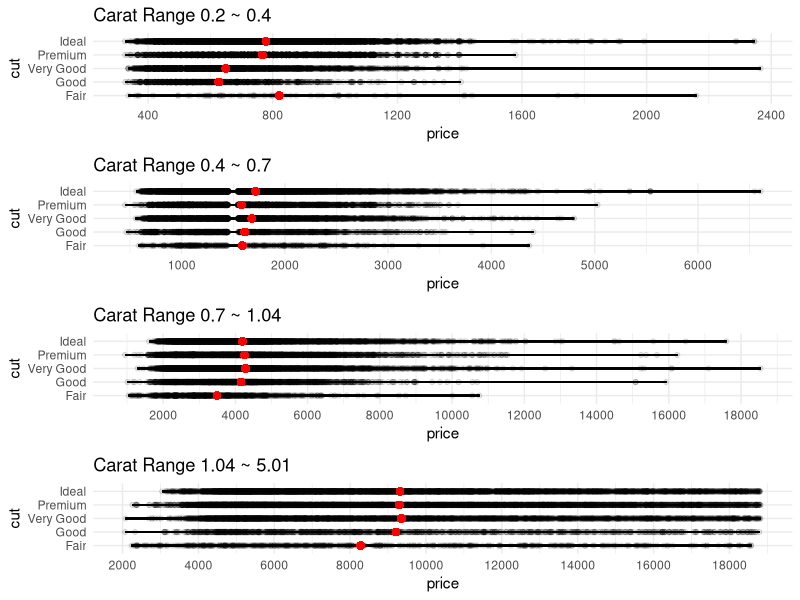

Here is the R script that generated this plot:
library(tidyverse)
library(gridExtra) 
data("diamonds")
diamonds$carat_range <- cut(diamonds$carat, 
    breaks = quantile(diamonds$carat), labels = c("I", "II", "III", "IV"), include.lowest = TRUE)

I <- diamonds %>% filter(carat_range == "I") %>% group_by(cut) %>%
    mutate(mean_price = mean(price, na.rm = T), min_price = min(price), 
           max_price = max(price)) %>% ggplot(aes(price, cut)) +
     geom_segment(aes(x = min_price, xend = max_price, yend = cut), alpha = .5) +
     geom_point(alpha = .1) +
     geom_point(aes(x = mean_price), color = "red", size = 2) +
     theme_minimal() +
     ggtitle("Carat Range 0.2 ~ 0.4") +
     scale_x_continuous(breaks = c(400, 800, 1200, 1600, 2000, 2400), 
      minor_breaks = c(600, 1000, 1400, 1800, 2200))

 II <- diamonds %>% filter(carat_range == "II") %>% group_by(cut) %>%
    mutate(mean_price = mean(price, na.rm = T), min_price = min(price), 
           max_price = max(price)) %>% ggplot(aes(price, cut)) +
    geom_segment(aes(x = min_price, xend = max_price, yend = cut), alpha = .5) +
    geom_point(alpha = .1) +
    geom_point(aes(x = mean_price), color = "red", size = 2) +
    theme_minimal() +
    ggtitle("Carat Range 0.4 ~ 0.7") +
    scale_x_continuous(breaks = c(1000, 2000, 3000, 4000, 5000, 6000), 
                       minor_breaks = c(500, 1500, 2500, 3500, 4500, 
                        5500, 6500))
 
  III <- diamonds %>% filter(carat_range == "III") %>% group_by(cut) %>%
     mutate(mean_price = mean(price, na.rm = T), min_price = min(price), 
            max_price = max(price)) %>% ggplot(aes(price, cut)) +
     geom_segment(aes(x = min_price, xend = max_price, yend = cut), alpha = .5) +
     geom_point(alpha = .1) +
     geom_point(aes(x = mean_price), color = "red", size = 2) +
     theme_minimal() +
     ggtitle("Carat Range 0.7 ~ 1.04") +
     scale_x_continuous(breaks = c(2000, 4000, 6000, 8000, 10000, 12000,
                        14000, 16000, 18000), 
                        minor_breaks = c(1000, 3000, 5000, 7000, 9000, 
                        11000, 13000, 15000, 17000, 19000))
  
   IV <- diamonds %>% filter(carat_range == "IV") %>% group_by(cut) %>%
      mutate(mean_price = mean(price, na.rm = T), min_price = min(price), 
             max_price = max(price)) %>% ggplot(aes(price, cut)) +
      geom_segment(aes(x = min_price, xend = max_price, yend = cut), alpha = .5) +
      geom_point(alpha = .1) +
      geom_point(aes(x = mean_price), color = "red", size = 2) +
      theme_minimal() +
      ggtitle("Carat Range 1.04 ~ 5.01") +
      scale_x_continuous(breaks = c( 2000, 4000, 6000, 8000, 10000,
                        12000, 14000, 16000, 18000), 
                         minor_breaks = c(3000, 5000, 7000, 9000,
                        11000, 13000, 15000, 17000, 19000))
   
   plot <- grid.arrange(I, II, III, IV, ncol = 1)
 
 
